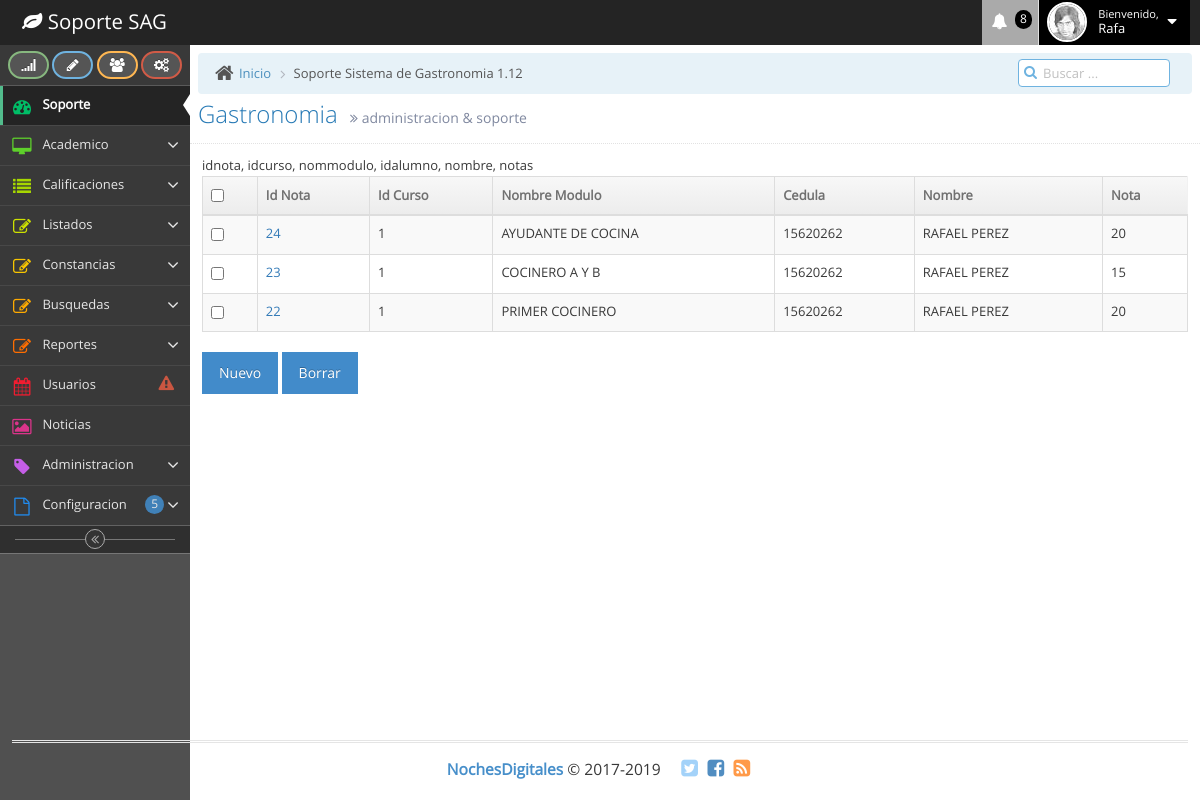
Page /soporteSAG/listanotas.php on the committed database.
### tables this page shows
CREATE TABLE `notas` (
  `idnota` int(10) NOT NULL,
  `idcurso` varchar(20) NOT NULL,
  `nommodulo` varchar(100) NOT NULL,
  `idalumno` varchar(20) NOT NULL,
  `nombre` varchar(50) NOT NULL,
  `nota` varchar(3) NOT NULL
);

### soporteSAG/listanotas.php (the view, shortened to what this page needs)
<?php
	$consulta = "SELECT * FROM notas";
	$resultado = mysql_query($consulta) or die(mysql_error());
?>
<!DOCTYPE html>
<html lang="en">
	<head>
		<link rel="stylesheet" href="assets/css/bootstrap.min.css" />
		<link rel="stylesheet" href="assets/font-awesome/4.5.0/css/font-awesome.min.css" />
		<link rel="stylesheet" href="assets/css/ace.min.css" class="ace-main-stylesheet" id="main-ace-style" />
		<link rel="stylesheet" href="assets/css/ace-skins.min.css" />
		<link rel="stylesheet" href="assets/css/ace-rtl.min.css" />
	</head>
	<body class="skin-2">
		<div id="navbar" class="navbar navbar-default          ace-save-state">
			<div class="navbar-container ace-save-state" id="navbar-container">
				<div class="navbar-header pull-left">
					<a href="index.html" class="navbar-brand">
						<small>
							<i class="fa fa-leaf"></i>
							Soporte SAG
						</small>
					</a>
				</div>
				<div class="navbar-buttons navbar-header pull-right" role="navigation">
					<ul class="nav ace-nav">
					  <li class="purple dropdown-modal">
							<a data-toggle="dropdown" class="dropdown-toggle" href="#">
								<i class="ace-icon fa fa-bell icon-animated-bell"></i>
								<span class="badge badge-important">8</span>
							</a>
					  </li>
						<li class="light-blue dropdown-modal">
							<a data-toggle="dropdown" href="#" class="dropdown-toggle">
								<img class="nav-user-photo" src="assets/images/avatars/user.jpg" alt="Jason's Photo" />
								<span class="user-info">
									<small>Bienvenido,</small>
									Rafa
								</span>
								<i class="ace-icon fa fa-caret-down"></i>
							</a>
					  </li>
				  </ul>
				</div>
			</div>
		</div>
		<div class="main-container ace-save-state" id="main-container">
			<div id="sidebar" class="sidebar                  responsive                    ace-save-state">
				<div class="sidebar-shortcuts" id="sidebar-shortcuts">
					<div class="sidebar-shortcuts-large" id="sidebar-shortcuts-large">
						<button class="btn btn-success">
							<i class="ace-icon fa fa-signal"></i>
						</button>
						<button class="btn btn-info">
							<i class="ace-icon fa fa-pencil"></i>
						</button>
						<button class="btn btn-warning">
							<i class="ace-icon fa fa-users"></i>
						</button>
						<button class="btn btn-danger">
							<i class="ace-icon fa fa-cogs"></i>
						</button>
					</div>
				</div>
				<ul class="nav nav-list">
					<li class="active">
						<a href="index.html">
							<i class="menu-icon fa fa-tachometer"></i>
							<span class="menu-text"> Soporte </span>
						</a>
					</li>
					<li class="">
						<a href="#" class="dropdown-toggle">
							<i class="menu-icon fa fa-desktop"></i>
							<span class="menu-text">
								Academico
							</span>
							<b class="arrow fa fa-angle-down"></b>
						</a>
					</li>
					<li class="">
						<a href="#" class="dropdown-toggle">
							<i class="menu-icon fa fa-list"></i>
							<span class="menu-text"> Calificaciones </span>
							<b class="arrow fa fa-angle-down"></b>
						</a>
					</li>
					<li class="">
						<a href="#" class="dropdown-toggle">
							<i class="menu-icon fa fa-pencil-square-o"></i>
							<span class="menu-text"> Listados </span>
							<b class="arrow fa fa-angle-down"></b>
						</a>
					</li>
<li class="">
						<a href="#" class="dropdown-toggle">
							<i class="menu-icon fa fa-pencil-square-o"></i>
									<span class="menu-text"> Constancias </span>
							<b class="arrow fa fa-angle-down"></b>
						</a>
					</li>
                    <li class="">
						<a href="#" class="dropdown-toggle">
							<i class="menu-icon fa fa-pencil-square-o"></i>
									<span class="menu-text"> Busquedas </span>
							<b class="arrow fa fa-angle-down"></b>
						</a>
					</li>
                    <li class="">
						<a href="#" class="dropdown-toggle">
							<i class="menu-icon fa fa-pencil-square-o"></i>
									<span class="menu-text"> Reportes </span>
							<b class="arrow fa fa-angle-down"></b>
						</a>
					</li>
				  <li class="">
						<a href="calendar.html">
							<i class="menu-icon fa fa-calendar"></i>
							<span class="menu-text">
								Usuarios
							<span class="badge badge-transparent tooltip-error" title="2 Important Events">
									<i class="ace-icon fa fa-exclamation-triangle red bigger-130"></i>
								</span>
							</span>
						</a>
					</li>
					<li class="">
						<a href="gallery.html">
							<i class="menu-icon fa fa-picture-o"></i>
							<span class="menu-text"> Noticias </span>
						</a>
					</li>
					<li class="">
						<a href="#" class="dropdown-toggle">
							<i class="menu-icon fa fa-tag"></i>
							<span class="menu-text"> Administracion </span>
							<b class="arrow fa fa-angle-down"></b>
						</a>
					</li>
					<li class="">
						<a href="#" class="dropdown-toggle">
							<i class="menu-icon fa fa-file-o"></i>
							<span class="menu-text">
								Configuracion
							<span class="badge badge-primary">5</span>
							</span>
							<b class="arrow fa fa-angle-down"></b>
						</a>
					</li>
				</ul>
				<div class="sidebar-toggle sidebar-collapse" id="sidebar-collapse">
					<i id="sidebar-toggle-icon" class="ace-icon fa fa-angle-double-left ace-save-state" data-icon1="ace-icon fa fa-angle-double-left" data-icon2="ace-icon fa fa-angle-double-right"></i>
				</div>
			</div>
			<div class="main-content">
				<div class="main-content-inner">
				  <div class="breadcrumbs ace-save-state" id="breadcrumbs">
						<ul class="breadcrumb">
							<li>
								<i class="ace-icon fa fa-home home-icon"></i>
								<a href="#">Inicio</a>
							</li>
							<li class="active">Soporte Sistema de Gastronomia 1.12</li>
						</ul>
						<div class="nav-search" id="nav-search">
							<form class="form-search">
								<span class="input-icon">
									<input type="text" placeholder="Buscar ..." class="nav-search-input" id="nav-search-input" autocomplete="off" />
									<i class="ace-icon fa fa-search nav-search-icon"></i>
								</span>
							</form>
						</div>
					</div>
						<div class="page-header">
							<h1>
								Gastronomia
								<small>
									<i class="ace-icon fa fa-angle-double-right"></i>
									administracion &amp; soporte
								</small>
						  </h1>
				  </div>
						<div class="row">
							<div class="col-xs-12">
								<div class="col-xs-12">
      <section id="main-content">
          <section class="wrapper">
          	<div class="row mt">
          		<div class="col-lg-12">
                  <div class="form-panel">
								<div class="module-body table">
									<form name="form" method="post" action="">
										<table cellpadding="0" cellspacing="0" border="0" class="table table-striped table-bordered table-hover dataTable no-footer" width="100%">
											<thead>
												<tr>
													<th class="cell-check"><input type="checkbox" class="inbox-checkbox" name="chkall" onclick="markall(this.form)"></th>
													<th>Id Nota</th>
													<th>Id Curso</th>
													<th>Nombre Modulo</th>
													<th>Cedula</th>
													<th>Nombre</th>
													<th>Nota</th>
												</tr>
											</thead>
											<tbody>
												<?php
												while($fila = mysql_fetch_assoc($resultado)){
												?>
												<tr class="odd gradeX">
													<td class="cell-check"><input type="checkbox" class="inbox-checkbox " name="chk" value="<?php echo $fila["idnota"]; ?>"></td>
            							<td><a href="edicionnotas.php?i=<?php echo $fila["idnota"] ?>"><?php echo $fila["idnota"] ?></a></td>
													<td><?php echo $fila["idcurso"] ?></td>
													<td><?php echo $fila["nommodulo"] ?></td>
													<td><?php echo $fila["idalumno"] ?></td>
													<td><?php echo $fila["nombre"] ?></td>
													<td><?php echo $fila["nota"] ?></td>
												</tr>
												<?php
												}
												?>
											</tbody>
										</table>
									</form>
								</div>
							</div>
							<a class="btn btn-primary" href="edicionnotas.php">Nuevo</a>
							<a class="btn btn-primary" href="javascript:remove(this.form, 'listanotas.php')">Borrar</a>
						<br/>
          		</div>
          	</div>
  		</section>
								</div>
							</div>
						</div>
			  </div>
				</div>
			</div>
			<div class="footer">
				<div class="footer-inner">
					<div class="footer-content">
						<span class="bigger-120">
							<span class="blue bolder">NochesDigitales</span>
							 &copy; 2017-2019
						</span>
						<span class="action-buttons">
							<a href="#">
								<i class="ace-icon fa fa-twitter-square light-blue bigger-150"></i>
							</a>
							<a href="#">
								<i class="ace-icon fa fa-facebook-square text-primary bigger-150"></i>
							</a>
							<a href="#">
								<i class="ace-icon fa fa-rss-square orange bigger-150"></i>
							</a>
						</span>
					</div>
				</div>
			</div>
	</body>
</html>

### rows in the picture
notas: idnota "24", idcurso "1", nommodulo "AYUDANTE DE COCINA", idalumno "15620262", nombre "RAFAEL PEREZ", nota "20"
notas: idnota "23", idcurso "1", nommodulo "COCINERO A Y B", idalumno "15620262", nombre "RAFAEL PEREZ", nota "15"
notas: idnota "22", idcurso "1", nommodulo "PRIMER COCINERO", idalumno "15620262", nombre "RAFAEL PEREZ", nota "20"
